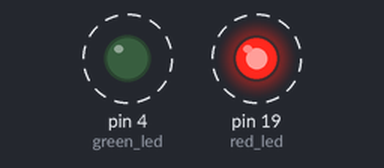
The sketch below on a simulated Arduino Uno, built with avr-gcc and run on an emulated ATmega328P. On the bench: output pins drawn as LEDs (lit = HIGH). Dashed ring = blinking.

Above: at 0.5 s.
Timing chart, 0 to 4.6 s (numbered marks = the images above):
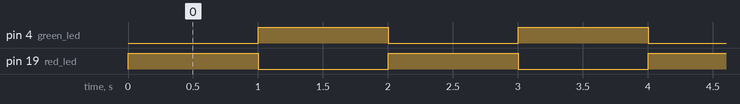

The sketch:

P1.ino
```cpp
#include <stdint.h>

//definer pines

uint8_t red_led = 19; //led rojo
uint8_t green_led = 4; //led verde

void setup() {
  // inicio puerto
  Serial.begin(112500);//comunicación en baudios
  //configurar pines
  pinMode(red_led, OUTPUT);
   pinMode(green_led, OUTPUT);

}

void loop() {
  // encender led rojo y apagar led verde
  digitalWrite(red_led, HIGH);
  digitalWrite(green_led, LOW);
  delay(1000); //esperar 1 segundo

  digitalWrite(red_led, LOW);
  digitalWrite(green_led, HIGH);
  delay(1000); //esperar 1 segundo
}
```

Measured:
- by itself, pin 4 (green_led), pin 19 (red_led): alternates HIGH for 1.0 s and LOW for 1.0 s
